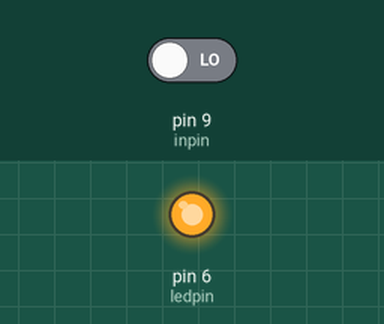
Recording of a sketch running on a simulated Arduino Uno, built with avr-gcc and run on an emulated ATmega328P. Shown: output pins drawn as LEDs (lit = HIGH). The inputs (shaded band) are chosen by the test bench; at power-on: pin 9 (inpin) LOW.

Above: at 1.2 s.
1.3 s: pin 9 (inpin) driven HIGH
At 1.6 s:
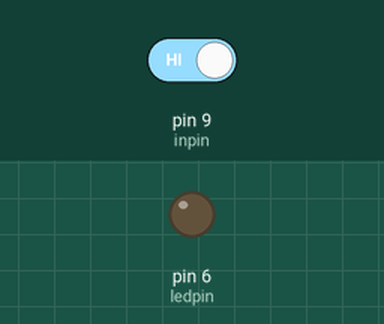
2.8 s: pin 9 (inpin) driven LOW
At 3.9 s:
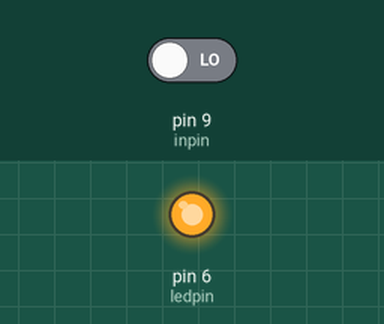
Timing chart, 0 to 5.8 s (numbered marks = the images above; inputs shaded):
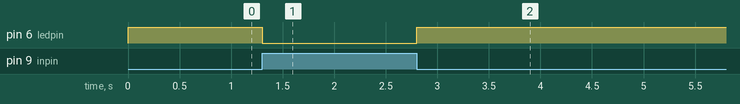

Measured:
- after the input at 1.3 s, pin 6 (ledpin): HIGH → LOW at once
- after the input at 2.8 s, pin 6 (ledpin): LOW → HIGH at once

The sketch:

collisionDetector.ino
```cpp
int ledpin=6;// set LED to D6
int inpin=9;// set sensor to D9
int val;// define variable val
void setup(){
pinMode(ledpin,OUTPUT);// set pin LED as output
pinMode(inpin,INPUT);// set collision sensor as input
}

void loop() {
// put your main code here, to run repeatedly:
val=digitalRead(inpin);// read value on pin 9 and assign it to val
if(val==HIGH)// check if the switch on the module if in closed state; if Yes, turn on LED
{ digitalWrite(ledpin,LOW);}
else
{ digitalWrite(ledpin,HIGH);}

}
```
